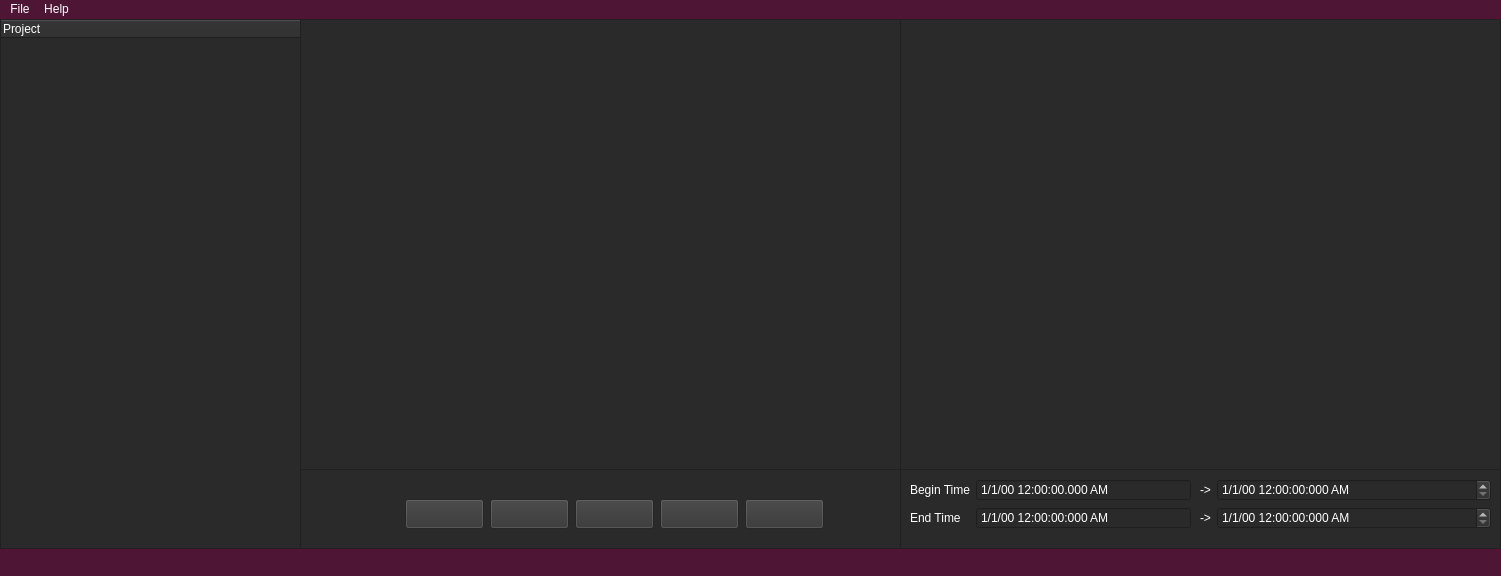
<?xml version="1.0" encoding="UTF-8"?>
<ui version="4.0">
 <class>MainWindow</class>
 <widget class="QMainWindow" name="MainWindow">
  <property name="enabled">
   <bool>true</bool>
  </property>
  <property name="geometry">
   <rect>
    <x>0</x>
    <y>0</y>
    <width>1501</width>
    <height>576</height>
   </rect>
  </property>
  <property name="sizePolicy">
   <sizepolicy hsizetype="Fixed" vsizetype="Fixed">
    <horstretch>0</horstretch>
    <verstretch>0</verstretch>
   </sizepolicy>
  </property>
  <property name="minimumSize">
   <size>
    <width>1501</width>
    <height>576</height>
   </size>
  </property>
  <property name="maximumSize">
   <size>
    <width>1501</width>
    <height>576</height>
   </size>
  </property>
  <property name="windowTitle">
   <string>rosbag editor - v.1.0.0</string>
  </property>
  <property name="styleSheet">
   <string notr="true">background-color: rgba(78,21,53,255);
color: rgb(255, 255, 255);
selection-background-color: rgba(233,84,32,255);

</string>
  </property>
  <property name="animated">
   <bool>true</bool>
  </property>
  <property name="tabShape">
   <enum>QTabWidget::Rounded</enum>
  </property>
  <widget class="QWidget" name="centralwidget">
   <widget class="QTreeWidget" name="treeWidget">
    <property name="geometry">
     <rect>
      <x>0</x>
      <y>0</y>
      <width>301</width>
      <height>530</height>
     </rect>
    </property>
    <property name="styleSheet">
     <string notr="true">background-color: rgba(42,42,42,255);
color: rgb(255, 255, 255);
selection-background-color: rgba(233,84,32,255);


</string>
    </property>
    <column>
     <property name="text">
      <string>Project</string>
     </property>
    </column>
   </widget>
   <widget class="QTableWidget" name="inputList">
    <property name="geometry">
     <rect>
      <x>300</x>
      <y>0</y>
      <width>601</width>
      <height>451</height>
     </rect>
    </property>
    <property name="styleSheet">
     <string notr="true">background-color: rgba(42,42,42,255);
color: rgb(255, 255, 255);
selection-background-color: rgba(233,84,32,255);

</string>
    </property>
    <property name="verticalScrollBarPolicy">
     <enum>Qt::ScrollBarAlwaysOff</enum>
    </property>
    <property name="horizontalScrollBarPolicy">
     <enum>Qt::ScrollBarAlwaysOff</enum>
    </property>
    <property name="autoScroll">
     <bool>true</bool>
    </property>
    <property name="editTriggers">
     <set>QAbstractItemView::NoEditTriggers</set>
    </property>
    <attribute name="horizontalHeaderVisible">
     <bool>true</bool>
    </attribute>
    <attribute name="horizontalHeaderCascadingSectionResizes">
     <bool>false</bool>
    </attribute>
   </widget>
   <widget class="QTableWidget" name="outputList">
    <property name="geometry">
     <rect>
      <x>900</x>
      <y>0</y>
      <width>601</width>
      <height>451</height>
     </rect>
    </property>
    <property name="styleSheet">
     <string notr="true">background-color: rgba(42,42,42,255);
color: rgb(255, 255, 255);
selection-background-color: rgba(233,84,32,255);

</string>
    </property>
    <property name="verticalScrollBarPolicy">
     <enum>Qt::ScrollBarAlwaysOff</enum>
    </property>
    <property name="horizontalScrollBarPolicy">
     <enum>Qt::ScrollBarAlwaysOff</enum>
    </property>
   </widget>
   <widget class="QFrame" name="ToolBox">
    <property name="geometry">
     <rect>
      <x>300</x>
      <y>450</y>
      <width>601</width>
      <height>80</height>
     </rect>
    </property>
    <property name="styleSheet">
     <string notr="true">background-color: rgba(42,42,42,255)</string>
    </property>
    <property name="frameShape">
     <enum>QFrame::StyledPanel</enum>
    </property>
    <property name="frameShadow">
     <enum>QFrame::Raised</enum>
    </property>
    <widget class="QPushButton" name="saveBtn">
     <property name="geometry">
      <rect>
       <x>105</x>
       <y>30</y>
       <width>79</width>
       <height>30</height>
      </rect>
     </property>
     <property name="toolTip">
      <string>&lt;html&gt;&lt;head/&gt;&lt;body&gt;&lt;p&gt;Save&lt;/p&gt;&lt;/body&gt;&lt;/html&gt;</string>
     </property>
     <property name="styleSheet">
      <string notr="true">background-color: rgba(53,53,53,255)</string>
     </property>
     <property name="text">
      <string/>
     </property>
     <property name="icon">
      <iconset resource="../resource_icons.qrc">
       <normaloff>:/icons/floppy-disk.svg</normaloff>:/icons/floppy-disk.svg</iconset>
     </property>
     <property name="iconSize">
      <size>
       <width>24</width>
       <height>24</height>
      </size>
     </property>
    </widget>
    <widget class="QPushButton" name="loadBtn">
     <property name="geometry">
      <rect>
       <x>190</x>
       <y>30</y>
       <width>79</width>
       <height>30</height>
      </rect>
     </property>
     <property name="toolTip">
      <string>&lt;html&gt;&lt;head/&gt;&lt;body&gt;&lt;p&gt;Import&lt;/p&gt;&lt;/body&gt;&lt;/html&gt;</string>
     </property>
     <property name="styleSheet">
      <string notr="true">background-color: rgba(53,53,53,255)</string>
     </property>
     <property name="text">
      <string/>
     </property>
     <property name="icon">
      <iconset resource="../resource_icons.qrc">
       <normaloff>:/icons/upload.svg</normaloff>:/icons/upload.svg</iconset>
     </property>
     <property name="iconSize">
      <size>
       <width>24</width>
       <height>24</height>
      </size>
     </property>
    </widget>
    <widget class="QPushButton" name="exportBtn">
     <property name="geometry">
      <rect>
       <x>275</x>
       <y>30</y>
       <width>79</width>
       <height>30</height>
      </rect>
     </property>
     <property name="toolTip">
      <string>&lt;html&gt;&lt;head/&gt;&lt;body&gt;&lt;p&gt;Export&lt;/p&gt;&lt;/body&gt;&lt;/html&gt;</string>
     </property>
     <property name="styleSheet">
      <string notr="true">background-color: rgba(53,53,53,255)</string>
     </property>
     <property name="text">
      <string/>
     </property>
     <property name="icon">
      <iconset resource="../resource_icons.qrc">
       <normaloff>:/icons/export_white.png</normaloff>:/icons/export_white.png</iconset>
     </property>
     <property name="iconSize">
      <size>
       <width>24</width>
       <height>24</height>
      </size>
     </property>
    </widget>
    <widget class="QPushButton" name="removeButton">
     <property name="geometry">
      <rect>
       <x>445</x>
       <y>30</y>
       <width>79</width>
       <height>30</height>
      </rect>
     </property>
     <property name="toolTip">
      <string>&lt;html&gt;&lt;head/&gt;&lt;body&gt;&lt;p&gt;Remove Topic&lt;/p&gt;&lt;/body&gt;&lt;/html&gt;</string>
     </property>
     <property name="styleSheet">
      <string notr="true">background-color: rgba(53,53,53,255)</string>
     </property>
     <property name="text">
      <string/>
     </property>
     <property name="icon">
      <iconset resource="../resource_icons.qrc">
       <normaloff>:/icons/chat-minus-in.svg</normaloff>:/icons/chat-minus-in.svg</iconset>
     </property>
     <property name="iconSize">
      <size>
       <width>24</width>
       <height>24</height>
      </size>
     </property>
    </widget>
    <widget class="QPushButton" name="applyButton">
     <property name="geometry">
      <rect>
       <x>360</x>
       <y>30</y>
       <width>79</width>
       <height>30</height>
      </rect>
     </property>
     <property name="toolTip">
      <string>&lt;html&gt;&lt;head/&gt;&lt;body&gt;&lt;p&gt;Add Topic&lt;/p&gt;&lt;/body&gt;&lt;/html&gt;</string>
     </property>
     <property name="styleSheet">
      <string notr="true">background-color: rgba(53,53,53,255)</string>
     </property>
     <property name="text">
      <string/>
     </property>
     <property name="icon">
      <iconset resource="../resource_icons.qrc">
       <normaloff>:/icons/chat-plus-in.svg</normaloff>:/icons/chat-plus-in.svg</iconset>
     </property>
     <property name="iconSize">
      <size>
       <width>24</width>
       <height>24</height>
      </size>
     </property>
    </widget>
   </widget>
   <widget class="QFrame" name="frame">
    <property name="geometry">
     <rect>
      <x>900</x>
      <y>450</y>
      <width>601</width>
      <height>80</height>
     </rect>
    </property>
    <property name="styleSheet">
     <string notr="true">background-color: rgba(42,42,42,255)</string>
    </property>
    <property name="frameShape">
     <enum>QFrame::StyledPanel</enum>
    </property>
    <property name="frameShadow">
     <enum>QFrame::Raised</enum>
    </property>
    <widget class="QWidget" name="layoutWidget">
     <property name="geometry">
      <rect>
       <x>10</x>
       <y>10</y>
       <width>281</width>
       <height>60</height>
      </rect>
     </property>
     <layout class="QFormLayout" name="inputTimeLayout">
      <item row="0" column="0">
       <widget class="QLabel" name="beginTimeLabel">
        <property name="styleSheet">
         <string notr="true">color: rgb(255, 255, 255);</string>
        </property>
        <property name="text">
         <string>Begin Time</string>
        </property>
       </widget>
      </item>
      <item row="1" column="0">
       <widget class="QLabel" name="endTimeLabel">
        <property name="styleSheet">
         <string notr="true">color: rgb(255, 255, 255);</string>
        </property>
        <property name="text">
         <string>End Time</string>
        </property>
       </widget>
      </item>
      <item row="0" column="1">
       <widget class="QDateTimeEdit" name="beginTime">
        <property name="styleSheet">
         <string notr="true">color: rgb(255, 255, 255);</string>
        </property>
        <property name="readOnly">
         <bool>true</bool>
        </property>
        <property name="buttonSymbols">
         <enum>QAbstractSpinBox::NoButtons</enum>
        </property>
        <property name="dateTime">
         <datetime>
          <hour>0</hour>
          <minute>0</minute>
          <second>0</second>
          <year>2000</year>
          <month>1</month>
          <day>1</day>
         </datetime>
        </property>
        <property name="maximumDateTime">
         <datetime>
          <hour>23</hour>
          <minute>59</minute>
          <second>59</second>
          <year>9999</year>
          <month>12</month>
          <day>31</day>
         </datetime>
        </property>
        <property name="currentSection">
         <enum>QDateTimeEdit::MonthSection</enum>
        </property>
        <property name="displayFormat">
         <string>M/d/yy h:mm:ss.zzz AP</string>
        </property>
        <property name="calendarPopup">
         <bool>false</bool>
        </property>
       </widget>
      </item>
      <item row="1" column="1">
       <widget class="QDateTimeEdit" name="endTime">
        <property name="styleSheet">
         <string notr="true">color: rgb(255, 255, 255);</string>
        </property>
        <property name="readOnly">
         <bool>true</bool>
        </property>
        <property name="buttonSymbols">
         <enum>QAbstractSpinBox::NoButtons</enum>
        </property>
        <property name="displayFormat">
         <string>M/d/yy h:mm:ss:zzz AP</string>
        </property>
       </widget>
      </item>
     </layout>
    </widget>
    <widget class="QWidget" name="layoutWidget">
     <property name="geometry">
      <rect>
       <x>300</x>
       <y>10</y>
       <width>291</width>
       <height>60</height>
      </rect>
     </property>
     <layout class="QFormLayout" name="outputTimeLayout">
      <item row="0" column="0">
       <widget class="QLabel" name="outBeginTimeLabel">
        <property name="styleSheet">
         <string notr="true">color: rgb(255, 255, 255);</string>
        </property>
        <property name="text">
         <string>-&gt;</string>
        </property>
       </widget>
      </item>
      <item row="1" column="0">
       <widget class="QLabel" name="outEndTimeLabel">
        <property name="styleSheet">
         <string notr="true">color: rgb(255, 255, 255);</string>
        </property>
        <property name="text">
         <string>-&gt;</string>
        </property>
       </widget>
      </item>
      <item row="0" column="1">
       <widget class="QDateTimeEdit" name="outBeginTime">
        <property name="styleSheet">
         <string notr="true">color: rgb(255, 255, 255);</string>
        </property>
        <property name="buttonSymbols">
         <enum>QAbstractSpinBox::UpDownArrows</enum>
        </property>
        <property name="displayFormat">
         <string>M/d/yy h:mm:ss:zzz AP</string>
        </property>
       </widget>
      </item>
      <item row="1" column="1">
       <widget class="QDateTimeEdit" name="outEndTime">
        <property name="styleSheet">
         <string notr="true">color: rgb(255, 255, 255);</string>
        </property>
        <property name="buttonSymbols">
         <enum>QAbstractSpinBox::UpDownArrows</enum>
        </property>
        <property name="displayFormat">
         <string>M/d/yy h:mm:ss:zzz AP</string>
        </property>
       </widget>
      </item>
     </layout>
    </widget>
   </widget>
  </widget>
  <widget class="QStatusBar" name="statusbar"/>
  <widget class="QMenuBar" name="menuBar">
   <property name="geometry">
    <rect>
     <x>0</x>
     <y>0</y>
     <width>1501</width>
     <height>22</height>
    </rect>
   </property>
   <widget class="QMenu" name="menuFile">
    <property name="title">
     <string>File</string>
    </property>
    <addaction name="actionOpen_Rosbag"/>
    <addaction name="actionOpen_Directory"/>
    <addaction name="separator"/>
    <addaction name="actionSave"/>
    <addaction name="actionExport"/>
   </widget>
   <widget class="QMenu" name="menuInfo">
    <property name="title">
     <string>Help</string>
    </property>
    <addaction name="actionDocumentation"/>
    <addaction name="separator"/>
    <addaction name="actionContacts"/>
   </widget>
   <addaction name="menuFile"/>
   <addaction name="menuInfo"/>
  </widget>
  <action name="actionOpen_Directory">
   <property name="text">
    <string>Open Directory</string>
   </property>
   <property name="shortcut">
    <string>Ctrl+D</string>
   </property>
  </action>
  <action name="actionOpen_Rosbag">
   <property name="text">
    <string>Open Rosbag</string>
   </property>
   <property name="shortcut">
    <string>Ctrl+O</string>
   </property>
  </action>
  <action name="actionrosbag2csv">
   <property name="text">
    <string>rosbag2csv</string>
   </property>
  </action>
  <action name="actionSave">
   <property name="text">
    <string>Save</string>
   </property>
   <property name="shortcut">
    <string>Ctrl+S</string>
   </property>
  </action>
  <action name="actionDocumentation">
   <property name="text">
    <string>Documentation</string>
   </property>
  </action>
  <action name="actionContacts">
   <property name="text">
    <string>Info</string>
   </property>
  </action>
  <action name="actionExport">
   <property name="text">
    <string>Export</string>
   </property>
   <property name="shortcut">
    <string>Ctrl+E</string>
   </property>
  </action>
 </widget>
 <resources>
  <include location="../resource_icons.qrc"/>
 </resources>
 <connections/>
</ui>
